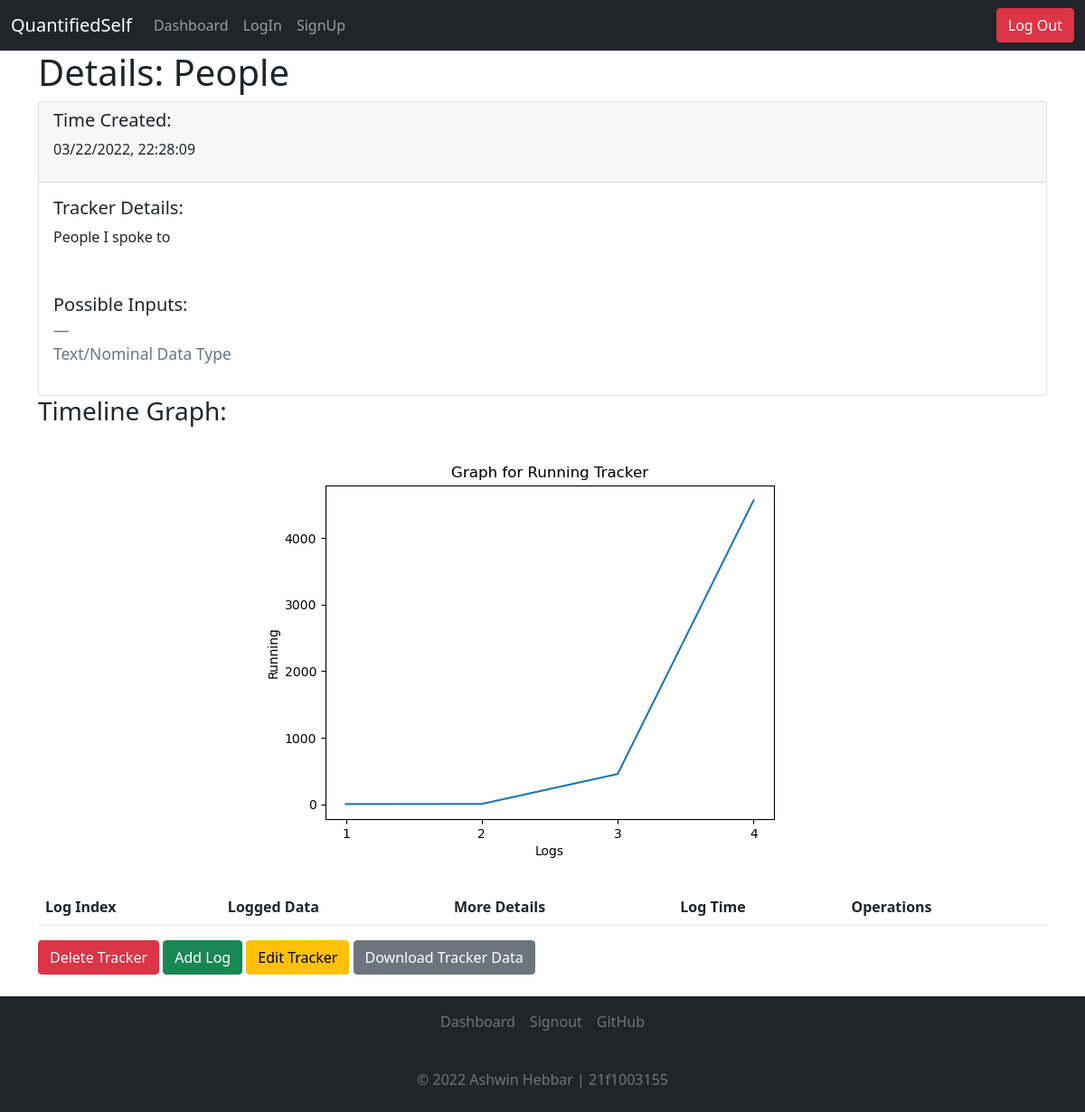
Page /dashboard/42/details (signed in) on the committed database.
### application/models.py (models this page shows)
class Tracker(db.Model):
    __tablename__ = 'tracker'
    id = db.Column(db.Integer, autoincrement=True, primary_key=True)
    userid = db.Column(db.Integer, db.ForeignKey("user.id"))
    name = db.Column(db.String, nullable=False)
    type = db.Column(db.Integer, nullable = False)
    choices = db.Column(db.String)
    details = db.Column(db.String)
    time = db.Column(db.String, nullable=False)

### controllers/trackerops.py (the view)
@app.route("/dashboard/<tid>/details", methods=["GET"])
@login_required
def tracker_details(tid):
    create_plot(tid)
    tracker = Tracker.query.filter_by(id=tid).first()
    logs = Logs.query.filter_by(tid=tid, userid=current_user.id).all()
    return render_template("tracker_details.html", tracker=tracker, logs=logs)

### controllers/miscmethods.py (called while the page is built)
@login_required
def create_plot(trackerid):
    tdet = Tracker.query.filter_by(id=trackerid).first()
    if(tdet.type == 1 or tdet.type == 3):
        log = Logs.query.filter_by(tid=trackerid).all()
        x = [int(l.value) for l in log]
        y = [str(i) for i in range(1,len(x)+1)]
        print(x,y)
        plt.ylabel(tdet.name)
        plt.xlabel("Logs")
        plt.title(f"Graph for {tdet.name} Tracker")
        plt.plot(y,x)
        plt.savefig("static/graph.png")
        plt.close()
    else:
        d = dict()
        log = Logs.query.filter_by(tid=trackerid).all()
        for i in log:
            try:
                d[i.value] += 1
            except:
                d[i.value] = 1
        y,labels = d.values(), d.keys()
        plt.pie(y, labels = labels)
        plt.savefig("static/graph.png")
        plt.close()

### main.py (called while the page is built)
@login_manager.user_loader
def load_user(user_id):
  return User.query.get(int(user_id))

### templates/tracker_details.html (shortened to what this page needs)
<!DOCTYPE html>
<html lang="en">
<head>
    <link href="https://cdn.jsdelivr.net/npm/bootstrap@5.1.3/dist/css/bootstrap.min.css" rel="stylesheet"
>
</head>
<body>
    <nav class="navbar navbar-expand-lg navbar-dark bg-dark">
        <div class="container-fluid">
            <a class="navbar-brand" href="#">QuantifiedSelf</a>
            <div class="collapse navbar-collapse">
                <ul class="navbar-nav me-auto mb-2 mb-lg-0">
                    <li class="nav-item">
                        <a class="nav-link" aria-current="page" href="/dashboard">Dashboard</a>
                    </li>
                    <li class="nav-item">
                        <a class="nav-link" href="/login">LogIn</a>
                    </li>
                    <li class="nav-item">
                        <a class="nav-link" href="/signup">SignUp</a>
                    </li>
                </ul>
            </div>
            <button type="button" onclick="document.location='/logout'" class="btn btn-danger">Log Out</button>
        </div>
    </nav>
    <div class="container">
        <h1>Details: {{tracker.name}}</h1>
        <div class="card">
            <div class="card-header">
                <h5>Time Created:</h5>
                <p>{{tracker.time}}</p>
            </div>
            <div class="card-body">
                <h5>Tracker Details:</h5>
                <p>{{tracker.details}}</p>
            </div>
            <div class="card-body">
                <blockquote class="blockquote mb-0">
                    <p>Possible Inputs:</p>
                    <footer class="blockquote-footer">
                        {% if tracker.type == 1 or tracker.type == 3%}
                        <p>Numeric/Time Duration Data</p>
                        {% elif tracker.type == 2 %}
                        <p>{{tracker.choices}}</p>
                        {% elif tracker.type == 4 %}
                        <p>Boolean Data Type</p>
                        {% elif tracker.type == 5 %}
                        <p>Text/Nominal Data Type</p>
                        {% endif %}
                    </footer>
                </blockquote>
            </div>
        </div>
    </div>
    <div class="container">
        <h3>Timeline Graph:</h3>
        <div class="plot container">
            <img class="rounded mx-auto d-block" src="/static/graph.png" alt="Graph">
        </div>
        <br>
        <table class="table table-hover">
            <thead>
                <tr>
                    <th scope="col">Log Index</th>
                    <th scope="col">Logged Data</th>
                    <th scope="col">More Details</th>
                    <th scope="col">Log Time</th>
                    <th scope="col">Operations</th>
                </tr>
            </thead>
        </table>
        <button type="button" onclick="document.location='/dashboard/{{tracker.id}}/delete'"
            class="btn btn-danger">Delete Tracker</button>
        <button type="button" onclick="document.location='/dashboard/{{tracker.id}}/log'" class="btn btn-success">Add
            Log</button>
        <button type="button" onclick="document.location='/dashboard/{{tracker.id}}/edit'" class="btn btn-warning">Edit
            Tracker</button>
        <button type="button" onclick="document.location='/dashboard/{{tracker.id}}/download'"
            class="btn btn-secondary">Download Tracker Data</button>
    </div>
    <br>
    <div class="navbar navbar-fixed-bottom bg-dark d-flex flex-column">
        <footer class="py- my-0" style="bottom: 0; width: 100%;">
            <ul class="nav d-flex justify-content-center pb-3 mb-3 align-items-center justify-content-center ">
                <li class="nav-item"></li><a href="/dashboard" class="nav-link px-2 text-muted">Dashboard</a></li>
                <li class="nav-item"><a href="/signout" class="nav-link px-2 text-muted">Signout</a></li>
                <li class="nav-item"><a href="https://github.com/AshwinHebbar314/QuantifiedSelf"
                        class="nav-link px-2 text-muted">GitHub</a></li>
            </ul>
            <p class="text-center text-muted">&copy; 2022 Ashwin Hebbar | 21f1003155</p>
        </footer>
    </div>
</body>
</html>

### rows in the picture
Tracker: name "People", time "03/22/2022, 22:28:09", details "People I spoke to"
